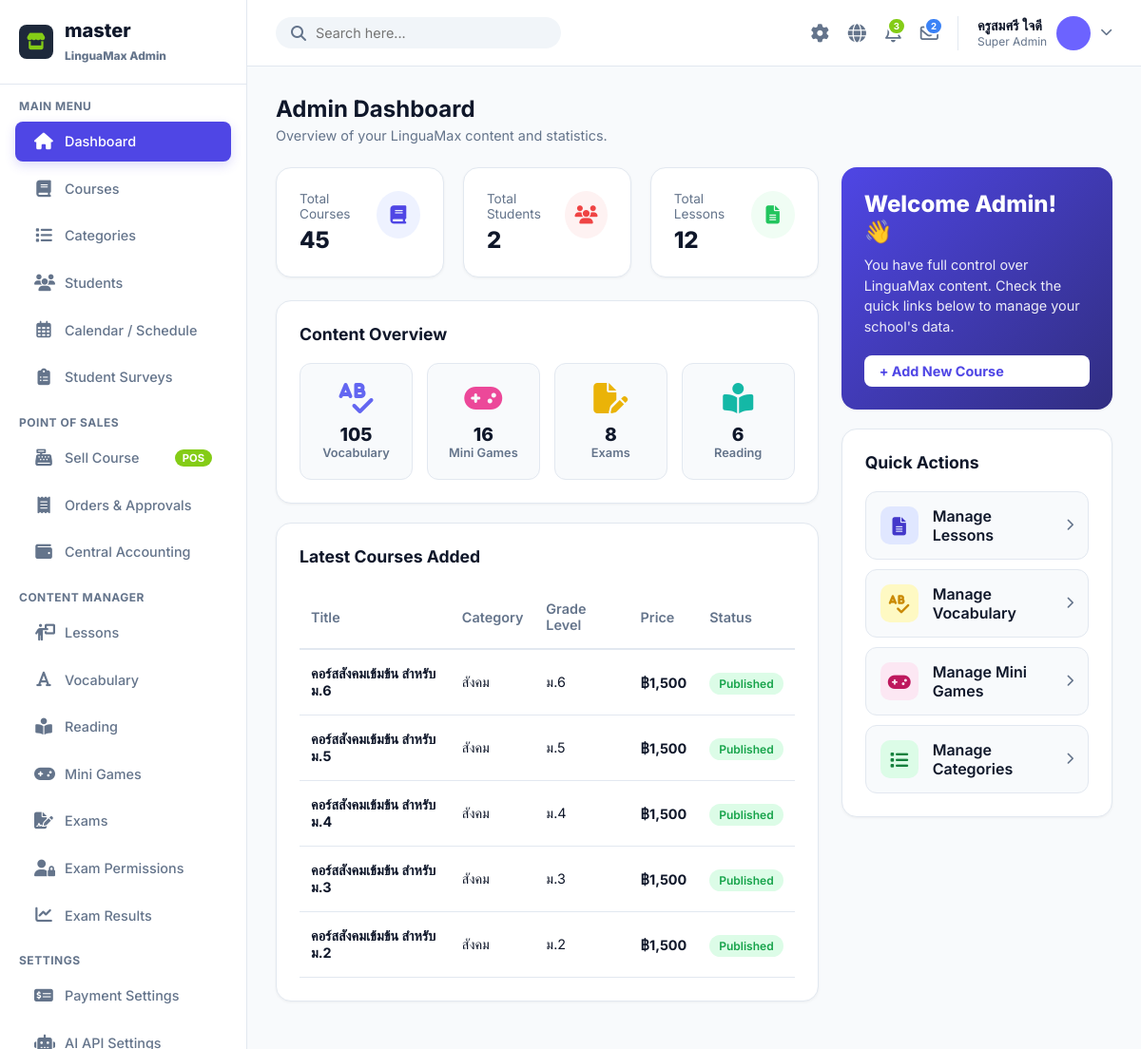
/admin/index.php (signed in), run on the app's committed database.
### tables this page shows
CREATE TABLE `users` (
  `id` int(11) NOT NULL AUTO_INCREMENT,
  `code` varchar(10) NOT NULL,
  `username` varchar(50) DEFAULT NULL,
  `password` varchar(255) DEFAULT NULL,
  `fname` varchar(100) NOT NULL,
  `lname` varchar(100) NOT NULL,
  `nickname` varchar(50) NOT NULL,
  `role` enum('student','admin') DEFAULT 'student',
  `level` enum('beginner','intermediate','advanced') DEFAULT 'beginner',
  `xp` int(11) DEFAULT 0,
  `coins` int(11) DEFAULT 0,
  `avatar_color` varchar(7) DEFAULT '#6C63FF',
  `created_at` timestamp NOT NULL DEFAULT current_timestamp(),
  `updated_at` timestamp NOT NULL DEFAULT current_timestamp() ON UPDATE current_timestamp(),
  `daily_xp_goal` int(11) DEFAULT 50,
  `sound_enabled` tinyint(1) DEFAULT 1,
  `notifications_enabled` tinyint(1) DEFAULT 1,
  `character_id` varchar(50) DEFAULT 'default',
  `profile_pic` varchar(255) DEFAULT NULL,
  PRIMARY KEY (`id`),
  UNIQUE KEY `code` (`code`)
);

CREATE TABLE `courses` (
  `id` int(11) NOT NULL AUTO_INCREMENT,
  `course_code` varchar(50) DEFAULT NULL,
  `title` varchar(255) NOT NULL,
  `description` text DEFAULT NULL,
  `category` varchar(100) NOT NULL,
  `sub_category` varchar(100) DEFAULT '',
  `grade_level` varchar(50) DEFAULT 'ทั้งหมด',
  `course_month` varchar(50) DEFAULT NULL,
  `instructor` varchar(255) NOT NULL,
  `price` decimal(10,2) NOT NULL DEFAULT 0.00,
  `image_url` varchar(255) DEFAULT NULL,
  `is_published` tinyint(1) DEFAULT 0,
  `created_at` timestamp NOT NULL DEFAULT current_timestamp(),
  PRIMARY KEY (`id`)
);

### admin/page/dashboard.php (the view, shortened to what this page needs)
<?php
try {
    $stmt = $db->query("SELECT COUNT(*) FROM courses");
    $total_courses = $stmt->fetchColumn();
    $stmt = $db->query("SELECT COUNT(*) FROM lessons");
    $total_lessons = $stmt->fetchColumn();
    $stmt = $db->query("SELECT COUNT(*) FROM vocabulary");
    $total_vocabulary = $stmt->fetchColumn();
    $stmt = $db->query("SELECT COUNT(*) FROM game_sentences");
    $total_sentences = $stmt->fetchColumn();
    $stmt = $db->query("SELECT COUNT(*) FROM game_fill_blanks");
    $total_blanks = $stmt->fetchColumn();
    $total_games = $total_sentences + $total_blanks;
    $stmt = $db->query("SELECT COUNT(*) FROM exams");
    $total_exams = $stmt->fetchColumn();
    $stmt = $db->query("SELECT COUNT(*) FROM users WHERE role = 'student'");
    $total_students = $stmt->fetchColumn();
} catch (Exception $e) {
    $total_courses = 0;
    $total_lessons = 0;
    $total_vocabulary = 0;
    $total_games = 0;
    $total_exams = 0;
    $total_students = 0;
}
?>
<div class="page-header">
    <div>
        <h1 class="page-title">Admin Dashboard</h1>
        <p style="color: var(--text-muted); font-size: 0.9rem; margin-top: 5px;">Overview of your LinguaMax content and statistics.</p>
    </div>
</div>
<div class="dashboard-grid">
    <div>
        <div class="kpi-row">
            <div class="card" style="margin-bottom: 0;">
                <div style="display: flex; justify-content: space-between; align-items: flex-start;">
                    <div>
                        <div style="color: var(--text-muted); font-size: 0.85rem; margin-bottom: 5px;">Total Courses</div>
                        <div style="font-size: 1.5rem; font-weight: 800; color: var(--text-main);"><?= number_format((float)$total_courses) ?></div>
                    </div>
                    <div style="width: 50px; height: 50px; border-radius: 50%; display: flex; align-items: center; justify-content: center; background: #EEF2FF; color: #4F46E5; font-size: 1.2rem;">
                        <i class="fa-solid fa-book"></i>
                    </div>
                </div>
            </div>
            <div class="card" style="margin-bottom: 0;">
                <div style="display: flex; justify-content: space-between; align-items: flex-start;">
                    <div>
                        <div style="color: var(--text-muted); font-size: 0.85rem; margin-bottom: 5px;">Total Students</div>
                        <div style="font-size: 1.5rem; font-weight: 800; color: var(--text-main);"><?= number_format((float)$total_students) ?></div>
                    </div>
                    <div style="width: 50px; height: 50px; border-radius: 50%; display: flex; align-items: center; justify-content: center; background: #FEF2F2; color: #EF4444; font-size: 1.2rem;">
                        <i class="fa-solid fa-users"></i>
                    </div>
                </div>
            </div>
            <div class="card" style="margin-bottom: 0;">
                <div style="display: flex; justify-content: space-between; align-items: flex-start;">
                    <div>
                        <div style="color: var(--text-muted); font-size: 0.85rem; margin-bottom: 5px;">Total Lessons</div>
                        <div style="font-size: 1.5rem; font-weight: 800; color: var(--text-main);"><?= number_format((float)$total_lessons) ?></div>
                    </div>
                    <div style="width: 50px; height: 50px; border-radius: 50%; display: flex; align-items: center; justify-content: center; background: #F0FDF4; color: #22C55E; font-size: 1.2rem;">
                        <i class="fa-solid fa-file-alt"></i>
                    </div>
                </div>
            </div>
        </div>
        <div class="card">
            <div class="card-header">
                <div class="card-title">Content Overview</div>
            </div>
            <div style="display: grid; grid-template-columns: repeat(4, 1fr); gap: 15px; margin-top: 10px;">
                <div style="background: #F8FAFC; padding: 20px; border-radius: 12px; text-align: center; border: 1px solid var(--border);">
                    <i class="fa-solid fa-spell-check" style="font-size: 2rem; color: #6366F1; margin-bottom: 10px;"></i>
                    <div style="font-size: 1.2rem; font-weight: 800;"><?= number_format((float)$total_vocabulary) ?></div>
                    <div style="font-size: 0.8rem; color: var(--text-muted); font-weight: 600;">Vocabulary</div>
                </div>
                <div style="background: #F8FAFC; padding: 20px; border-radius: 12px; text-align: center; border: 1px solid var(--border);">
                    <i class="fa-solid fa-gamepad" style="font-size: 2rem; color: #EC4899; margin-bottom: 10px;"></i>
                    <div style="font-size: 1.2rem; font-weight: 800;"><?= number_format((float)$total_games) ?></div>
                    <div style="font-size: 0.8rem; color: var(--text-muted); font-weight: 600;">Mini Games</div>
                </div>
                <div style="background: #F8FAFC; padding: 20px; border-radius: 12px; text-align: center; border: 1px solid var(--border);">
                    <i class="fa-solid fa-file-pen" style="font-size: 2rem; color: #EAB308; margin-bottom: 10px;"></i>
                    <div style="font-size: 1.2rem; font-weight: 800;"><?= number_format((float)$total_exams) ?></div>
                    <div style="font-size: 0.8rem; color: var(--text-muted); font-weight: 600;">Exams</div>
                </div>
                <div style="background: #F8FAFC; padding: 20px; border-radius: 12px; text-align: center; border: 1px solid var(--border);">
                    <?php
                        $stmt = $db->query("SELECT COUNT(*) FROM reading_passages");
                        $total_reading = $stmt->fetchColumn();
                    ?>
                    <i class="fa-solid fa-book-open-reader" style="font-size: 2rem; color: #14B8A6; margin-bottom: 10px;"></i>
                    <div style="font-size: 1.2rem; font-weight: 800;"><?= number_format((float)$total_reading) ?></div>
                    <div style="font-size: 0.8rem; color: var(--text-muted); font-weight: 600;">Reading</div>
                </div>
            </div>
        </div>
        <div class="card">
            <div class="card-header">
                <div class="card-title">Latest Courses Added</div>
            </div>
            <table>
                <thead>
                    <tr>
                        <th>Title</th>
                        <th>Category</th>
                        <th>Grade Level</th>
                        <th>Price</th>
                        <th>Status</th>
                    </tr>
                </thead>
                <tbody>
                    <?php
                    try {
                        $stmt = $db->query("SELECT * FROM courses ORDER BY id DESC LIMIT 5");
                        $latest_courses = $stmt->fetchAll();
                        foreach($latest_courses as $c):
                    ?>
                    <tr>
                        <td><strong><?= htmlspecialchars($c['title']) ?></strong></td>
                        <td><?= htmlspecialchars($c['category']) ?></td>
                        <td><?= htmlspecialchars($c['grade_level'] ?: 'ทั้งหมด') ?></td>
                        <td><strong>฿<?= number_format($c['price']) ?></strong></td>
                        <td>
                            <?php if($c['is_published']): ?>
                                <span style="background:#DCFCE7;color:#16A34A;padding:4px 10px;border-radius:20px;font-size:0.75rem;font-weight:600;">Published</span>
                            <?php else: ?>
                                <span style="background:#F1F5F9;color:#475569;padding:4px 10px;border-radius:20px;font-size:0.75rem;font-weight:600;">Draft</span>
                            <?php endif; ?>
                        </td>
                    </tr>
                    <?php
                        endforeach;
                    ?>
                    <?php
                    } catch (Exception $e) {}
                    ?>
                </tbody>
            </table>
        </div>
    </div>
    <div>
        <div class="card" style="background: linear-gradient(135deg, var(--primary) 0%, #312E81 100%); color: white; border: none;">
            <div style="font-size: 1.5rem; font-weight: 800; margin-bottom: 10px;">Welcome Admin! 👋</div>
            <div style="font-size: 0.9rem; opacity: 0.9; line-height: 1.5; margin-bottom: 20px;">
                You have full control over LinguaMax content. Check the quick links below to manage your school's data.
            </div>
            <a href="?page=courses&action=add" class="btn" style="background: white; color: var(--primary); width: 100%; text-align: center; border: none; font-weight: 700;">
                + Add New Course
            </a>
        </div>
        <div class="card">
            <div class="card-header">
                <div class="card-title">Quick Actions</div>
            </div>
            <div style="display: flex; flex-direction: column; gap: 10px;">
                <a href="?page=lessons" style="display: flex; align-items: center; gap: 15px; padding: 15px; background: #F8FAFC; border-radius: 12px; text-decoration: none; color: var(--text-main); font-weight: 600; border: 1px solid var(--border); transition: all 0.2s;">
                    <div style="width: 40px; height: 40px; border-radius: 10px; background: #E0E7FF; color: #4338CA; display: flex; align-items: center; justify-content: center; font-size: 1.2rem;"><i class="fa-solid fa-file-alt"></i></div>
                    <div style="flex: 1;">Manage Lessons</div>
                    <i class="fa-solid fa-chevron-right" style="color: var(--text-muted); font-size: 0.8rem;"></i>
                </a>
                <a href="?page=vocabulary" style="display: flex; align-items: center; gap: 15px; padding: 15px; background: #F8FAFC; border-radius: 12px; text-decoration: none; color: var(--text-main); font-weight: 600; border: 1px solid var(--border); transition: all 0.2s;">
                    <div style="width: 40px; height: 40px; border-radius: 10px; background: #FEF9C3; color: #CA8A04; display: flex; align-items: center; justify-content: center; font-size: 1.2rem;"><i class="fa-solid fa-spell-check"></i></div>
                    <div style="flex: 1;">Manage Vocabulary</div>
                    <i class="fa-solid fa-chevron-right" style="color: var(--text-muted); font-size: 0.8rem;"></i>
                </a>
                <a href="?page=minigames" style="display: flex; align-items: center; gap: 15px; padding: 15px; background: #F8FAFC; border-radius: 12px; text-decoration: none; color: var(--text-main); font-weight: 600; border: 1px solid var(--border); transition: all 0.2s;">
                    <div style="width: 40px; height: 40px; border-radius: 10px; background: #FCE7F3; color: #BE185D; display: flex; align-items: center; justify-content: center; font-size: 1.2rem;"><i class="fa-solid fa-gamepad"></i></div>
                    <div style="flex: 1;">Manage Mini Games</div>
                    <i class="fa-solid fa-chevron-right" style="color: var(--text-muted); font-size: 0.8rem;"></i>
                </a>
                <a href="?page=categories" style="display: flex; align-items: center; gap: 15px; padding: 15px; background: #F8FAFC; border-radius: 12px; text-decoration: none; color: var(--text-main); font-weight: 600; border: 1px solid var(--border); transition: all 0.2s;">
                    <div style="width: 40px; height: 40px; border-radius: 10px; background: #DCFCE7; color: #15803D; display: flex; align-items: center; justify-content: center; font-size: 1.2rem;"><i class="fa-solid fa-list"></i></div>
                    <div style="flex: 1;">Manage Categories</div>
                    <i class="fa-solid fa-chevron-right" style="color: var(--text-muted); font-size: 0.8rem;"></i>
                </a>
            </div>
        </div>
    </div>
</div>

### admin/includes/topbar.php (shortened to what this page needs)
<?php
$stmt = $db->query("SELECT * FROM users WHERE role='admin' LIMIT 1");
$admin_profile = $stmt->fetch();
$admin_name = $admin_profile ? $admin_profile['fname'] . ' ' . $admin_profile['lname'] : 'Patricia Peter';
$admin_avatar = $admin_profile['avatar_color'] ?? '#64748B';
$stmt = $db->query("SELECT COUNT(*) FROM admin_notifications WHERE is_read=0");
$unread_notifs = $stmt->fetchColumn();
$stmt = $db->query("SELECT COUNT(*) FROM admin_messages WHERE is_read=0");
$unread_msgs = $stmt->fetchColumn();
?>
<div class="topbar">
    <form class="search-bar" action="" method="GET">
        <i class="fa-solid fa-magnifying-glass" onclick="this.parentNode.submit()" style="cursor:pointer;"></i>
        <input type="text" name="q" placeholder="Search here..." value="<?= htmlspecialchars($_GET['q'] ?? '') ?>" required>
    </form>
    <div class="topbar-actions">
        <div class="action-icon" id="themeToggle" onclick="toggleTheme()" title="Toggle Dark Mode">
            <i class="fa-solid fa-gear"></i>
        </div>
        <div class="action-icon dropdown-trigger" data-target="langDropdown" title="Change Language">
            <i class="fa-solid fa-globe"></i>
        </div>
        <div class="action-icon dropdown-trigger" data-target="notifDropdown" title="Notifications">
            <?php if($unread_notifs > 0): ?>
            <span class="action-badge" style="background:#84cc16; color:white;"><?= $unread_notifs ?></span>
            <?php endif; ?>
        </div>
        <div class="action-icon dropdown-trigger" data-target="msgDropdown" title="Messages">
            <?php if($unread_msgs > 0): ?>
            <span class="action-badge" style="background:#3B82F6; color:white;"><?= $unread_msgs ?></span>
            <?php endif; ?>
        </div>
        <div class="profile dropdown-trigger" data-target="profileDropdown" style="cursor:pointer;">
            <div class="profile-info">
                <span class="profile-name"><?= htmlspecialchars($admin_name) ?></span>
                <span class="profile-role">Super Admin</span>
            </div>
            <div class="profile-img" style="background:<?= $admin_avatar ?>;"></div>
            <i class="fa-solid fa-chevron-down" style="font-size:0.8rem; color:var(--text-muted);"></i>
        </div>
    </div>
</div>

### data on the page
users: admin_name "ครูสมศรี ใจดี"
courses: title "คอร์สสังคมเข้มข้น สำหรับ ม.6", category "สังคม", grade_level "ม.6", price "1,500", is_published "Published"
courses: title "คอร์สสังคมเข้มข้น สำหรับ ม.5", category "สังคม", grade_level "ม.5", price "1,500", is_published "Published"
courses: title "คอร์สสังคมเข้มข้น สำหรับ ม.4", category "สังคม", grade_level "ม.4", price "1,500", is_published "Published"
courses: title "คอร์สสังคมเข้มข้น สำหรับ ม.3", category "สังคม", grade_level "ม.3", price "1,500", is_published "Published"
courses: title "คอร์สสังคมเข้มข้น สำหรับ ม.2", category "สังคม", grade_level "ม.2", price "1,500", is_published "Published"

### other printed values
$unread_notifs "3"
$unread_msgs "2"
$total_courses "45"
$total_students "2"
$total_lessons "12"
$total_vocabulary "105"
$total_games "16"
$total_exams "8"
$total_reading "6"
